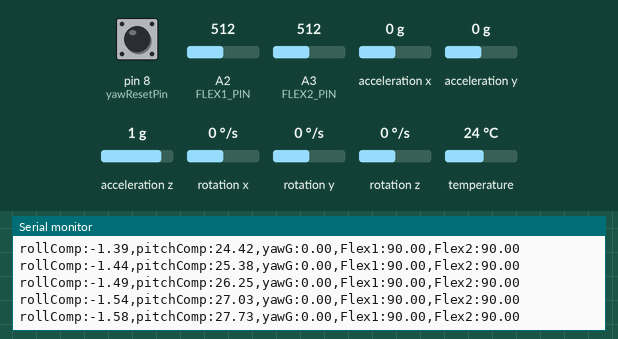
Recording of a sketch running on a simulated Arduino Uno, built with avr-gcc and run on an emulated ATmega328P. Shown: the last lines printed to the serial monitor. The test bench sets the inputs (shaded band); at power-on: pin 8 (yawResetPin) HIGH, acceleration x 0 g, A2 (FLEX1_PIN) = 512, A3 (FLEX2_PIN) = 512, acceleration y 0 g, acceleration z 1 g, rotation x 0 °/s, rotation y 0 °/s, rotation z 0 °/s, temperature 24 °C.

Above: at 3.4 s.
3.5 s: pin 8 (yawResetPin) pulled LOW for 0.15 s
At 3.66 s:
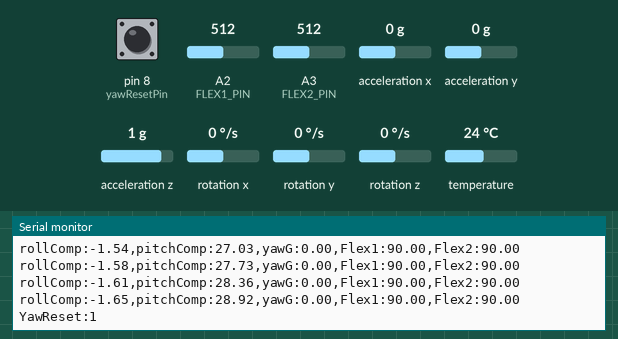
5.1 s: acceleration x set to -1.4 g
At 5.14 s:
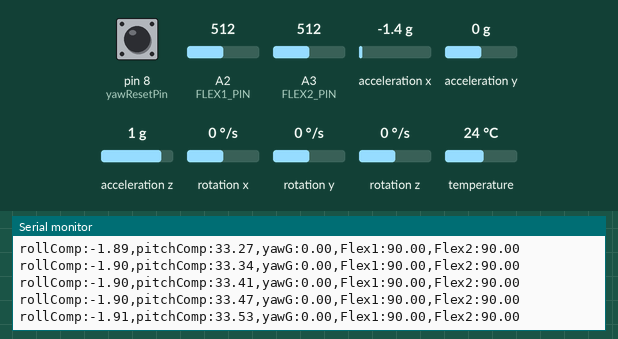
8.1 s: A2 (FLEX1_PIN) set to 30
At 8.15 s:
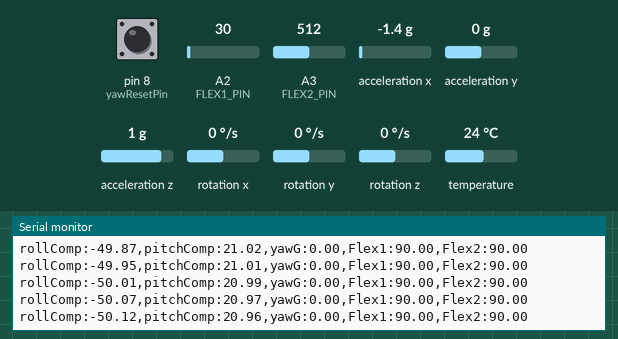
9.6 s: A3 (FLEX2_PIN) set to 30
At 9.65 s:
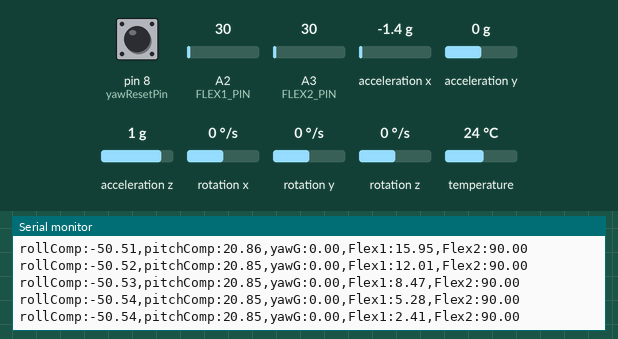
11.1 s: acceleration y set to -1.4 g
At 11.15 s:
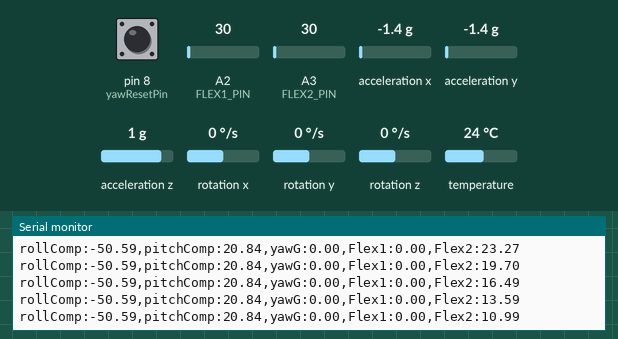
12.6 s: acceleration z set to -1.4 g
At 12.66 s:
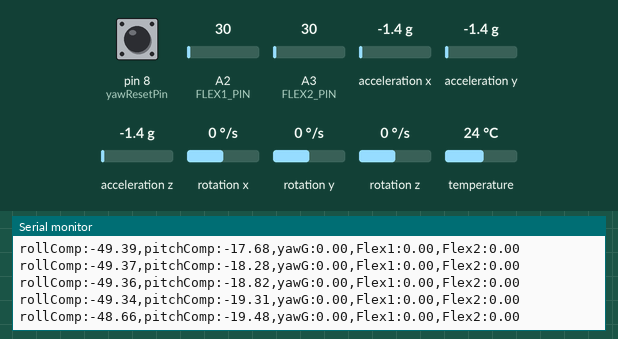
Timing chart, 0 to 15.1 s (numbered marks = the images above; inputs shaded):
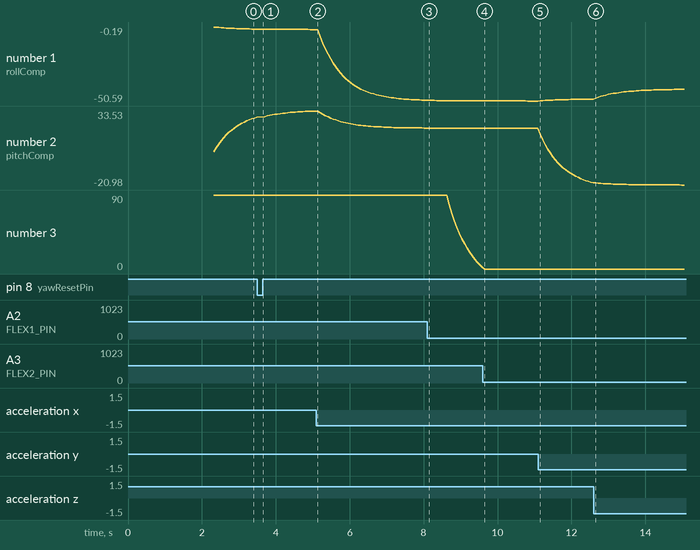

Measured:
- after the input at 3.5 s, the serial monitor: prints a new line at once (image 1)
- after the input at 12.6 s, the serial monitor: prints a new line after 0.06 s (image 6)
- plotted number 1: -1.9 → -50.07 after the input at 5.1 s, -50.59 → -49.34 after the input at 11.1 s, -49.34 → -42.66 after the input at 12.6 s
- plotted number 2: 33.47 → 20.97 after the input at 5.1 s, 20.84 → -19.31 after the input at 11.1 s, -19.31 → -20.98 after the input at 12.6 s
- plotted number 3: 90 → 2.41 after the input at 8.1 s

The sketch:

MARK1.ino
```cpp
#include <Adafruit_MPU6050.h>
#include <Adafruit_Sensor.h>
#include <Wire.h>
#include <math.h>

// ---------------- IMU VARIABLES ----------------

float Ax, Ay, Az;
float Gx, Gy, Gz;

float rollG = 0;
float pitchG = 0;
float yawG = 0;

float gyroXOffset = 0;
float gyroYOffset = 0;
float gyroZOffset = 0;

long int tStart = millis();

float xMax = 1.09;
float xMin = -1.01;
float yMax = .38;
float yMin = -1.68;
float zMax = 1.07;
float zMin = -1.07;

float xOffset = (xMax + xMin) / 2;
float yOffset = (yMax + yMin) / 2;
float zOffset = (zMax + zMin) / 2;

float xScale = 2 / (xMax - xMin);
float yScale = 2 / (yMax - yMin);
float zScale = 2 / (zMax - zMin);

float rollLP = 0;
float pitchLP = 0;

float rollRAW;
float pitchRAW;

float rollComp = 0;
float pitchComp = 0;

float deltaRoll = 0;
float deltaPitch = 0;

Adafruit_MPU6050 mpu;

// ---------------- FLEX VARIABLES ----------------

const int FLEX1_PIN = A2;
const int FLEX2_PIN = A3;

float flex1Flat = 73.04;
float flex1Bent = 238.42;

float flex2Flat = 55.19;
float flex2Bent = 237.59;

float flex1Filtered = 0;
float flex2Filtered = 0;

const float flexAlpha = 0.90;

// ---------------- YAW RESET ----------------

const int yawResetPin = 8;
bool lastButtonState = HIGH;

// ---------------- FUNCTIONS ----------------

float averageRead(int pin) {
  long sum = 0;

  for (int i = 0; i < 10; i++) {
    sum += analogRead(pin);
    delay(2);
  }

  return (float)sum / 10.0;
}

float mapFloat(float x, float inMin, float inMax, float outMin, float outMax) {
  return (x - inMin) * (outMax - outMin) / (inMax - inMin) + outMin;
}

void calibrateGyro() {
  Serial.println("Calibrating the Gyro: Keep Completely Stationary");
  delay(1000);

  float sumX = 0;
  float sumY = 0;
  float sumZ = 0;

  int numPoints = 100;

  for (int i = 0; i < numPoints; i++) {
    sensors_event_t a, g, temp;
    mpu.getEvent(&a, &g, &temp);

    sumX += g.gyro.x;
    sumY += g.gyro.y;
    sumZ += g.gyro.z;

    delay(10);
  }

  gyroXOffset = sumX / numPoints;
  gyroYOffset = sumY / numPoints;
  gyroZOffset = sumZ / numPoints;
}

// ---------------- SETUP ----------------

void setup() {
  Serial.begin(115200);
  Wire.begin();

  pinMode(yawResetPin, INPUT_PULLUP);

  mpu.begin();

  Serial.println("MPU6050 Started!");

  mpu.setAccelerometerRange(MPU6050_RANGE_2_G);
  mpu.setGyroRange(MPU6050_RANGE_2000_DEG);
  mpu.setFilterBandwidth(MPU6050_BAND_21_HZ);

  flex1Filtered = averageRead(FLEX1_PIN);
  flex2Filtered = averageRead(FLEX2_PIN);

  calibrateGyro();

  tStart = millis();
}

// ---------------- LOOP ----------------

void loop() {
  sensors_event_t a, g, temp;
  mpu.getEvent(&a, &g, &temp);

  Ax = a.acceleration.x / 9.81;
  Ay = a.acceleration.y / 9.81;
  Az = a.acceleration.z / 9.81;

  Gx = g.gyro.x - gyroXOffset;
  Gy = -(g.gyro.y - gyroYOffset);
  Gz = g.gyro.z - gyroZOffset;

  rollG = rollG + (millis() - tStart) / 1000. * Gy * 360. / 2. / 3.14;
  pitchG = pitchG + (millis() - tStart) / 1000. * Gx * 360. / 2. / 3.14;
  yawG = yawG + (millis() - tStart) / 1000. * Gz * 360. / 2. / 3.14;

  deltaRoll = (millis() - tStart) / 1000. * Gy * 360. / 2. / 3.14;
  deltaPitch = (millis() - tStart) / 1000. * Gx * 360. / 2. / 3.14;

  tStart = millis();

  bool currentButtonState = digitalRead(yawResetPin);

  if (currentButtonState == LOW && lastButtonState == HIGH) {
    yawG = 0;
    Serial.println("YawReset:1");
    delay(150);
  }

  lastButtonState = currentButtonState;

  Ax = xScale * (Ax - xOffset);
  Ay = yScale * (Ay - yOffset);
  Az = zScale * (Az - zOffset);

  pitchRAW = atan2(Ay, sqrt(Az * Az + Ax * Ax)) * 360 / (2 * 3.14);
  rollRAW = atan2(Ax, sqrt(Az * Az + Ay * Ay)) * 360 / (2 * 3.14);

  pitchLP = .75 * pitchLP + .25 * pitchRAW;
  rollLP = .75 * rollLP + .25 * rollRAW;

  rollComp = .1 * rollRAW + .9 * (rollComp + deltaRoll);
  pitchComp = .1 * pitchRAW + .9 * (pitchComp + deltaPitch);

  float flex1Raw = averageRead(FLEX1_PIN);
  float flex2Raw = averageRead(FLEX2_PIN);

  flex1Filtered = flexAlpha * flex1Filtered + (1.0 - flexAlpha) * flex1Raw;
  flex2Filtered = flexAlpha * flex2Filtered + (1.0 - flexAlpha) * flex2Raw;

  float flex1Angle = mapFloat(flex1Filtered, flex1Flat, flex1Bent, 0, 90);
  float flex2Angle = mapFloat(flex2Filtered, flex2Flat, flex2Bent, 0, 90);

  flex1Angle = constrain(flex1Angle, 0, 90);
  flex2Angle = constrain(flex2Angle, 0, 90);

  Serial.print("rollComp:");
  Serial.print(rollComp, 2);
  Serial.print(",");

  Serial.print("pitchComp:");
  Serial.print(pitchComp, 2);
  Serial.print(",");

  Serial.print("yawG:");
  Serial.print(yawG, 2);
  Serial.print(",");

  Serial.print("Flex1:");
  Serial.print(flex1Angle, 2);
  Serial.print(",");

  Serial.print("Flex2:");
  Serial.println(flex2Angle, 2);

  delay(20);
}
```
